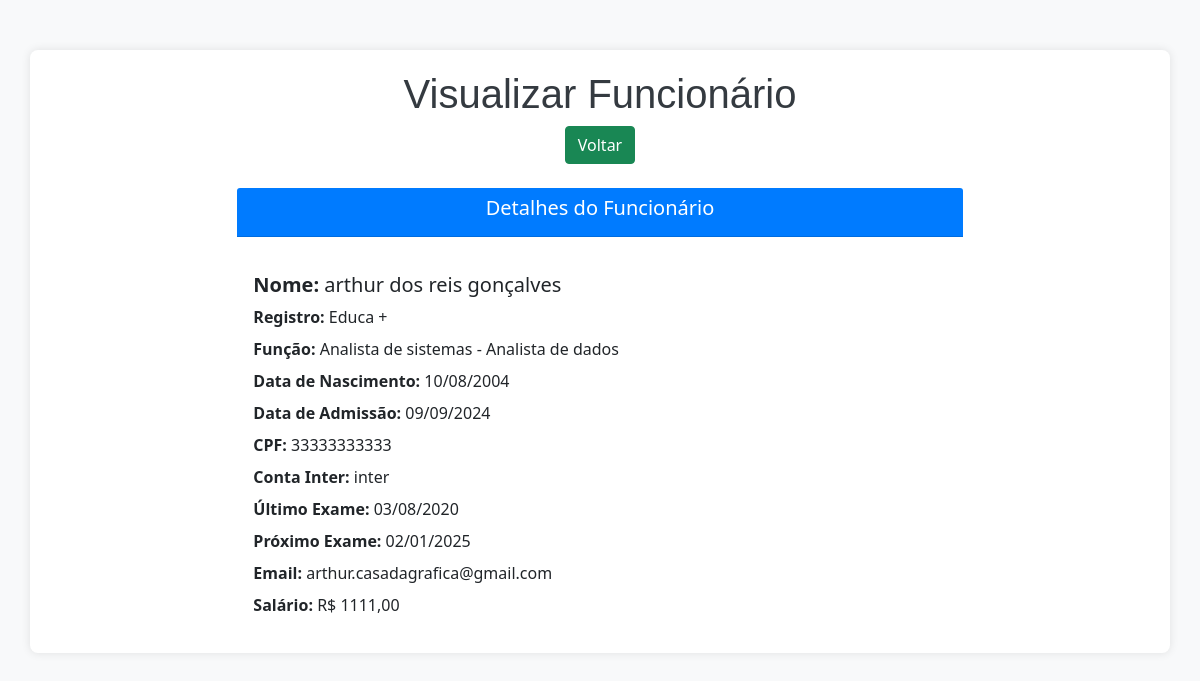
Screenshot of /view/1/ with the database file from the repository.
### app/models.py (models this page shows, shortened)
class Funcionarios(models.Model):
    cpf_validator = RegexValidator(
        r'^\d{11}$',  # Permite apenas 11 dígitos
        'O CPF deve ter 11 dígitos numéricos.'
    )
    nome = models.CharField(max_length=150)
    registro = models.CharField(max_length=50)
    funcao = models.CharField(max_length=100)
    data_nascimento = models.DateField()
    data_admissao = models.DateField()
    cpf = models.CharField(max_length=11, validators=[cpf_validator])
    conta_inter = models.CharField(max_length=20)
    ultimo_exame = models.DateField(null=True, blank=True)
    proximo_exame = models.DateField(null=True, blank=True)
    email = models.EmailField(max_length=100, validators=[EmailValidator()])
    salario = models.DecimalField(max_digits=10, decimal_places=2)

### app/views.py (the view)
# urls.py: path('view/<int:pk>/', view, name='view'),
def view(request, pk):
    funcionario = get_object_or_404(Funcionarios, pk=pk)
    return render(request, 'Funcionarios/view.html', {'db': funcionario})

### app/templates/Funcionarios/view.html (shortened to what this page needs)
<!DOCTYPE html>
<html lang="pt-br">
<head>
    <link href="https://cdn.jsdelivr.net/npm/bootstrap@5.0.2/dist/css/bootstrap.min.css" rel="stylesheet">
</head>
<body>
    <div class="container">
        <div class="text-center mb-4">
            <h1>Visualizar Funcionário</h1>
            <a href="/indexFuncionarios" class="btn btn-success">Voltar</a>
        </div>
        <div class="row justify-content-center">
            <div class="col-md-8">
                <div class="card">
                    <div class="card-header text-center">
                        <h5>Detalhes do Funcionário</h5>
                    </div>
                    <div class="card-body">
                        <h5 class="card-title"><strong>Nome:</strong> {{ db.nome }}</h5>
                        <p class="card-text"><strong>Registro:</strong> {{ db.registro }}</p>
                        <p class="card-text"><strong>Função:</strong> {{ db.funcao }}</p>
                        <p class="card-text"><strong>Data de Nascimento:</strong> {{ db.data_nascimento|date:"d/m/Y" }}</p>
                        <p class="card-text"><strong>Data de Admissão:</strong> {{ db.data_admissao|date:"d/m/Y" }}</p>
                        <p class="card-text"><strong>CPF:</strong> {{ db.cpf }}</p>
                        <p class="card-text"><strong>Conta Inter:</strong> {{ db.conta_inter }}</p>
                        <p class="card-text"><strong>Último Exame:</strong> {{ db.ultimo_exame|date:"d/m/Y" }}</p>
                        <p class="card-text"><strong>Próximo Exame:</strong> {{ db.proximo_exame|date:"d/m/Y" }}</p>
                        <p class="card-text"><strong>Email:</strong> {{ db.email }}</p>
                        <p class="card-text"><strong>Salário:</strong> R$ {{ db.salario }}</p>
                    </div>
                </div>
            </div>
        </div>
    </div>
</body>
</html>

### app/templates/Funcionarios/view.html (style rules this page uses)
body { background-color: #f8f9fa; }
h1 { color: #343a40; font-family: 'Arial', sans-serif; }
.container { margin-top: 50px; padding: 20px; background-color: #ffffff; border-radius: 0.5rem; box-shadow: 0 0 10px rgba(0, 0, 0, 0.1); }
.card { border: none; }
.card-header { background-color: #007bff; color: white; border-radius: 0.5rem 0.5rem 0 0; }
.card-title, .card-text { margin-bottom: 0.5rem; }
.btn-success { transition: background-color 0.3s ease; }
.text-center { margin-bottom: 20px; }

### rows the page displays
Funcionarios: nome "arthur dos reis gonçalves", registro "Educa +", funcao "Analista de sistemas - Analista de dados", data_nascimento "10/08/2004", data_admissao "09/09/2024", cpf "33333333333", conta_inter "inter", ultimo_exame "03/08/2020", proximo_exame "02/01/2025", email "arthur.casadagrafica@gmail.com", salario "1111,00"
